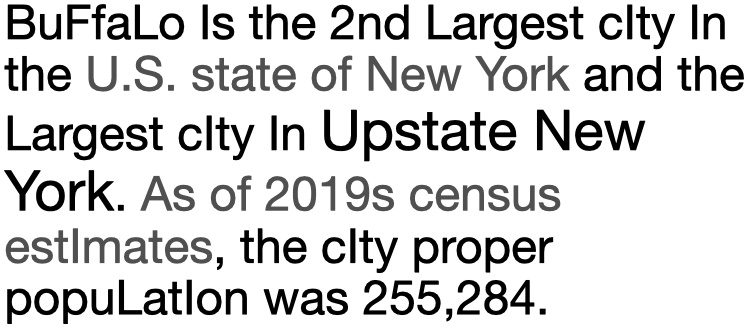
#> input picture Project1/test_img.jpg, 747 x 328 px; its folder holds only this picture in this run
$ python task1.py
#> lines starting #> are read from the running program, lines starting #| are printed output that depends on the picture; after the words box and inside, x2 and y2 are one past the last pixel; in counts of white or black regions, pixels touching at a corner belong together
### Project1/ccl/ccl.py
# from union_find_forest import UnionFindForest
from .union_find_forest import UnionFindForest
from .position import Position
import numpy as np
from tools import data_print
import os
from tools  import encoder
import json

forest = UnionFindForest()

def ccl(img):
    return ocl(img)

def ocl(img):

    img_label=img.astype( dtype=np.int16)
    mask_background(img_label)
    first_pass(img_label)
    forest.flatten()
    second_pass(img_label)
    block_list=split_to_block(img_label)
    encoder.save_block_list(block_list,data_print.CCL_DIR)
    return block_list


def process(img,x,y):
    if is_not_background(img[y][x]):
        # print("{0} {1} {2} {3} {4} {5} {6}".format(y,x,img[y][x],a(img,x,y),b(img,x,y), c(img,x,y),d(img,x,y)))
        if is_not_background(b(img,x,y)):
            img[y][x]=forest.find_root(b(img,x,y))
        elif is_not_background(c(img,x,y)):
            if is_not_background(a(img,x,y)):
                img[y][x]=forest.union_tree(a(img,x,y),c(img,x,y))
            elif is_not_background(d(img,x,y)):
                img[y][x]=forest.union_tree(d(img,x,y),c(img,x,y))
            else:
                img[y][x]=forest.find_root(c(img,x,y))
        elif is_not_background(a(img,x,y)):
            img[y][x]=forest.find_root(a(img,x,y))
        elif is_not_background(d(img,x,y)):
            img[y][x]=forest.find_root(d(img,x,y))
        else:
            img[y][x]=forest.new_tree()

        # print("{0}  ".format( img[y][x] ))

def a(img,x,y):
    return img[y-1][x-1]

def b(img,x,y):
    return img[y-1][x]

def c(img,x,y):
    return img[y-1][x+1]

def d(img,x,y):
    return img[y][x-1]

def is_not_background(pixel):

    if pixel!=-1:
        return True
    else:
        return False

def first_pass(img):
    for y in range(img.shape[0]):
        for x in range(img.shape[1]):
            process(img,x,y)
    # data_print.print_img_to_file(img,data_print.IMG_CC_DIR)

def mask_background(img):
    threshold=175 # TODO
    for y in range(img.shape[0]):
        for x in range(img.shape[1]):
            if img[y][x]>=threshold:
                img[y][x]=-1


def second_pass(img):
    for y in range(img.shape[0]):
        for x in range(img.shape[1]):
            if is_not_background(img[y][x]):
                img[y][x]=forest.find_root(img[y][x])
            else:
                img[y][x]=0


def split_to_block(img):
    position_dict=dict()
    for y in range(img.shape[0]):
        for x in range(img.shape[1]):
            if img[y][x] not in position_dict:
                position_dict[img[y][x]]=Position(img[y][x],x,x,y,y)
            else:
                if x>position_dict[img[y][x]].x_right:
                    position_dict[img[y][x]].x_right=x
                elif x<position_dict[img[y][x]].x_left:
                    position_dict[img[y][x]].x_left=x
                if y>position_dict[img[y][x]].y_down:
                    position_dict[img[y][x]].y_down=y
                elif y<position_dict[img[y][x]].y_top:
                    position_dict[img[y][x]].y_top=y


    position_list=position_dict.values()
    sorted( position_list, key=lambda x: (x.x_left,x.y_top), reverse=True)


    for position in position_list:
        position.w=position.x_right-position.x_left+1
        position.h=position.y_down-position.y_top+1
        # print("{0}  ".format( img[y][x] ))
    return position_list


def main():

    return


# [2 lines that do not run on import are left out]

### Project1/ccl/union_find_forest.py


class UnionFindForest:
    def __init__(self):
        self.label_dic=dict()
        self.label=1

    def new_tree(self):
        self.label_dic[self.label]=self.label

        self.label+=1
        cur_label=self.label-1
        return cur_label

    def find_root(self,label):
        root=label
        while self.label_dic[root]<root:
            root=self.label_dic[root]
        # print("{0} 's root is {1}  ".format(label,root))
        return root


    def set_root(self,root,leaf):
        while self.label_dic[leaf]<leaf:
            v=self.label_dic[leaf]
            self.label_dic[leaf]=root
            leaf=v
        self.label_dic[leaf]=root

    def union_tree(self,m,n):
        root=self.find_root(m)
        if(root!=n):
            s=self.find_root(n)
            if(root>s):
                root=s
            self.set_root(root,n)
        self.set_root(root,m)
        return root


    def flatten(self):
        for i in range(1,self.label):
            self.label_dic[i]=self.label_dic[self.label_dic[i]]


### Project1/tools/encoder.py


import json
import numpy as np
import os
from ccl.position import Position
from . import data_print

class OcrEncoder(json.JSONEncoder):
    # [6 lines left out: function default, not called in this run]


def save_block_list(block_list,dir):
    block_json_list=[]
    for position in  block_list :
        if position.label!=0:
            a={"bbox":position.to_result(),"name":position.character}
            block_json_list.append(a)
    with open(os.path.join(dir, 'results.json'), "w") as file:
        json.dump(block_json_list, file, cls=OcrEncoder)

### Project1/extractor/extractor.py

from .intensity import sampledIntensityHistogram
from .hog import hog
import cv2
from tools import data_print

def extract_feature(img):
    dim=(20,20)
    # data_print.print_img(img)
    resized_img=cv2.resize(img,dim)
    # data_print.print_img(resized_img)
    # return sampledIntensityHistogram(img)
    return hog(resized_img)

### Project1/ccl/position.py
class Position:
     def __init__(self,label,x_left,x_right,y_top,y_down):
          self.x_left=x_left
          self.y_top=y_top
          self.x_right=x_right
          self.y_down=y_down
          self.label=label
          self.w=0
          self.h=0
          self.character=""

     def to_result(self):
          return [self.x_left,self.y_top,self.w,self.h]

     def __str__(self):
          return  str(self.x_left)+" "+str(self.y_top)+" "+str(self.w)+" "+str(self.h)+" "+str(self.label)+" "+str(self.x_right)+" "+str(self.y_down)

### Project1/tools/data_print.py
# from matplotlib import pyplot as plt  # TODO delete
import cv2

DATA_DIR="./"
JPG_DIR=DATA_DIR
CHARACTER_DIR=JPG_DIR+"characters"


INTERMEDIATE_DIR="./data/train_data/"
INTENSITY_DIR=INTERMEDIATE_DIR+"intensity/"
CCL_DIR=INTERMEDIATE_DIR+"ccl/"
IMG_CC_DIR=CCL_DIR+"draft.txt"

OUTPUT_DIR="."
FEATURE_DIR=OUTPUT_DIR+"/feature/"


# [30 lines left out: functions print_img, print_img_to_file, show_histogram, not called in this run]

def show_image(img, delay=1000):
    """Shows an image.
    """
    # [4 lines of commented-out code are left out]
    return

### Project1/extractor/hog.py
import cv2
# help(cv2.HOGDescriptor)

from tools import data_print


def hog(img):

    winSize = (20,20)
    blockSize = (10,10)
    blockStride = (5,5)
    cellSize = (10,10)
    nbins = 9
    derivAperture = 1
    winSigma = -1.
    histogramNormType = 0
    L2HysThreshold = 0.2
    gammaCorrection = 1
    nlevels = 64
    signedGradients = True

    hog = cv2.HOGDescriptor(winSize,blockSize,blockStride,cellSize,nbins,derivAperture,
        winSigma,histogramNormType,L2HysThreshold,gammaCorrection,nlevels, signedGradients)
    descriptor = hog.compute(img)

    # show(img,descriptor)
    return descriptor


def show(img,descriptor):
    data_print.print_img(img)
    # data_print.show_histogram(descriptor)


### Project1/task1.py
"""
Character Detection

The goal of this task is to implement an optical character recognition system consisting of Enrollment, Detection and Recognition sub tasks

Please complete all the functions that are labelled with '# TODO'. When implementing the functions,
comment the lines 'raise NotImplementedError' instead of deleting them.

Do NOT modify the code provided.
Please follow the guidelines mentioned in the project1.pdf
Do NOT import any library (function, module, etc.).
"""


import argparse
import json
import os
import glob
import cv2
import numpy as np

from ccl.ccl import ccl
from tools import data_print

from tools import encoder
from extractor import extractor


#an array of matrices
def read_image(img_path, show=False):
    """Reads an image into memory as a grayscale array.
    """
    img = cv2.imread(img_path, cv2.IMREAD_GRAYSCALE)

    if show:
        data_print.show_image(img)

    return img


def parse_args():
    parser = argparse.ArgumentParser(description="cse 473/573 project 1.")
    parser.add_argument(
        "--test_img", type=str, default=data_print.JPG_DIR+"test_img.jpg",
        help="path to the image used for character detection (do not change this arg)")
    parser.add_argument(
        "--character_folder_path", type=str, default=data_print.CHARACTER_DIR,
        help="path to the characters folder")
    parser.add_argument(
        "--result_saving_directory", dest="rs_directory", type=str, default="./",
        help="directory to which results are saved (do not change this arg)")
    args = parser.parse_args()
    return args

def ocr(test_img, characters):
    """Step 1 : Enroll a set of characters. Also, you may store features in an intermediate file.
       Step 2 : Use connected component labeling to detect various characters in an test_img.
       Step 3 : Taking each of the character detected from previous step,
         and your features for each of the enrolled characters, you are required to a recognition or matching.

    Args:
        test_img : image that contains character to be detected.
        characters_list: list of characters along with name for each character.

    Returns:
    a nested list, where each element is a dictionary with {"bbox" : (x(int), y (int), w (int), h (int)), "name" : (string)},
        x: row that the character appears (starts from 0).
        y: column that the character appears (starts from 0).
        w: width of the detected character.
        h: height of the detected character.
        name: name of character provided or "UNKNOWN".
        Note : the order of detected characters should follow english text reading pattern, i.e.,
            list should start from top left, then move from left to right. After finishing the first line, go to the next line and continue.

    """
    #   Add your code here. Do not modify the return and input arguments

    feature_list=enrollment(characters)


    block_list=detection(test_img)

    recognition(block_list,test_img,feature_list)

    # raise NotImplementedError

# enroll an array of matrices in your system by extracting appropriate features
def enrollment(characters):
    """ Args:
        You are free to decide the input arguments.
    Returns:
    You are free to decide the return.
    """
    #   Step 1 : Your Enrollment code should go here.
    feature_list=[]
    for name, character in  characters :
        feature=extractor.extract_feature(character)
        feature_list.append([name,feature])
    save_feature_list(feature_list)
    # show_feature_list(feature_list)
    return feature_list


def save_feature_list(feature_list):
    for name,feature in  feature_list :
        with open(os.path.join(data_print.FEATURE_DIR, name+'.json'), "w") as file:
            json.dump({"feature":feature,"character":name}, file, cls=encoder.OcrEncoder)


    # raise NotImplementedError

def detection(test_img):
    """
    Use connected component labeling to detect various characters in an test_img.
    Args:criteria
        You are free to decide the input arguments.
    Returns:
    You are free to decide the return.
    """
    block_list=ccl(test_img)
        # [4 lines of commented-out code are left out]
    return block_list

    #  Step 2 : Your Detection code should go here.
    # raise NotImplementedError

def recognition(block_list,total_test_img,feature_list):
    """
    Args:
        You are free to decide the input arguments.
    Returns:
    You are free to decide the return.
    """
    #   Step 3 : Your Recognition code should go here.

    for position in  block_list :
        if(position.label!=0):
            recognizing_character=gen_img(total_test_img,position)
            data_print.show_image(recognizing_character)
            img_feature=extractor.extract_feature(recognizing_character)
            position.character=match(img_feature,feature_list)
            print("find character: {1}  in position {0}  ".format(position,position.character))

    encoder.save_block_list(block_list,data_print.OUTPUT_DIR)

    # raise NotImplementedError

def gen_img(test_img,position):
    return test_img[position.y_top:position.y_down,position.x_left:position.x_right]
    # [5 lines of commented-out code are left out]


# [4 lines left out: function intersection, not called in this run]

def l2(hist_1,hist_2):
    l2 =  np.sum(np.power((hist_1-hist_2),2))
    return l2

def match(img_feature,feature_list):
    min_intersection=3
    character="UNKNOWN"
    for feature_item in feature_list:
        cur_intersection=l2(feature_item[1],img_feature)
        if cur_intersection<min_intersection:
            min_intersection=cur_intersection
            character=feature_item[0]
        print(" {0} with intersection= {1}  ".format(feature_item[0],cur_intersection))
    return character

# [7 lines left out: function save_results, not called in this run]


def main():
    args = parse_args()
    run(args.character_folder_path,args.test_img)


def run(character_folder_path,test_img_path):
    characters = []

    all_character_imgs = glob.glob(character_folder_path+ "/*")

    for each_character in all_character_imgs :
        character_name = "{}".format(os.path.split(each_character)[-1].split('.')[0])
        characters.append([character_name, read_image(each_character, show=False)])

    test_img = read_image(test_img_path)
#> in read_image, img is the input picture: shape (328, 747); min 0, max 255, mean 214

    results = ocr(test_img, characters)
#> after the loop in mask_background, `for y in range(img.shape[0]):`:
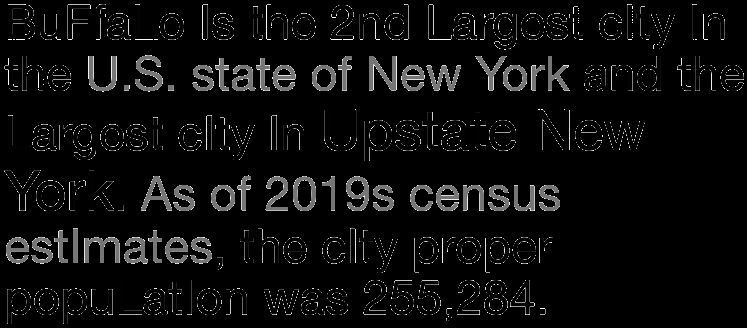
#> img: shape (328, 747) int16; min -1, max 174, mean 7.2; drawn with min black and max white
#> the loop in first_pass, `for y in range(img.shape[0]):` made 328 passes
#> after the loop in first_pass, `for y in range(img.shape[0]):`:
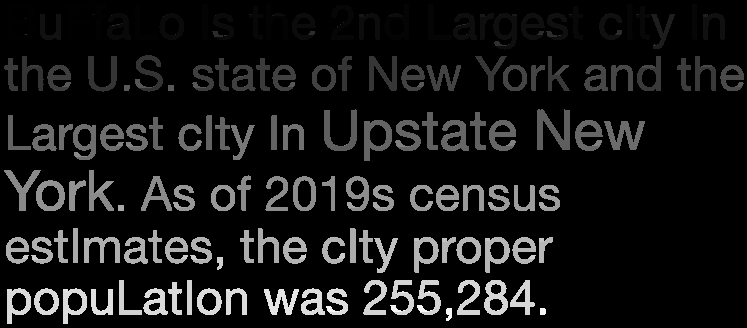
#> img: shape (328, 747) int16; 18.67% of pixels changed, all inside (x1, y1, x2, y2) = (4, 4, 744, 324); drawn with min black and max white
#> the loop in split_to_block, `for position in position_list:` made 143 passes
#> the loop in recognition, `for position in  block_list :` made 143 passes
#| find character: UNKNOWN  in position 8 4 27 36 1 34 39
#| find character: UNKNOWN  in position 67 4 24 36 2 90 39
#| find character: UNKNOWN  in position 92 4 14 36 3 105 39
#| find character: UNKNOWN  in position 135 4 23 36 4 157 39
#| find character: UNKNOWN  in position 202 4 6 36 5 207 39
#| find character: UNKNOWN  in position 266 4 22 36 6 287 39
#| find character: UNKNOWN  in position 384 4 25 36 7 408 39
#| find character: UNKNOWN  in position 428 4 24 36 8 451 39
#> (further printed lines are left out)
#> pass 2, in recognition, `recognizing_character=gen_img(total_test_img,position)`:
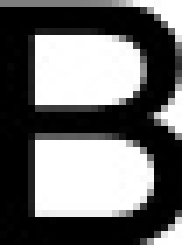
#> recognizing_character: shape (35, 26) (shown 7 times larger); min 0, max 255, mean 108.8
#> pass 2, in extract_feature, `resized_img=cv2.resize(img,dim)`:
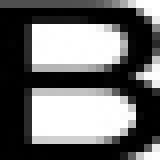
#> resized_img: shape (20, 20) (shown 8 times larger); min 0, max 255, mean 108.6
#> pass 3, in recognition, `recognizing_character=gen_img(total_test_img,position)`:
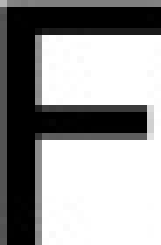
#> recognizing_character: shape (35, 23) (shown 7 times larger); min 0, max 255, mean 152.6
#> pass 3, in extract_feature (call 2), `resized_img=cv2.resize(img,dim)`:
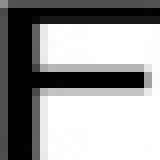
#> resized_img: shape (20, 20) (shown 8 times larger); min 0, max 255, mean 152.3

    # save_results(results, args.rs_directory)

def test_enroll():
    return


def show_feature_list(feature_map):
    for name,feature in  feature_map :
        print("{0}: {1}".format(name,feature))
        # show_histogram(feature)


# [35 lines left out: functions show_data, test_detect, not called in this run]

if __name__ == "__main__":
    main()
    # show_data()
    # test_enroll()
    # test_detect()
